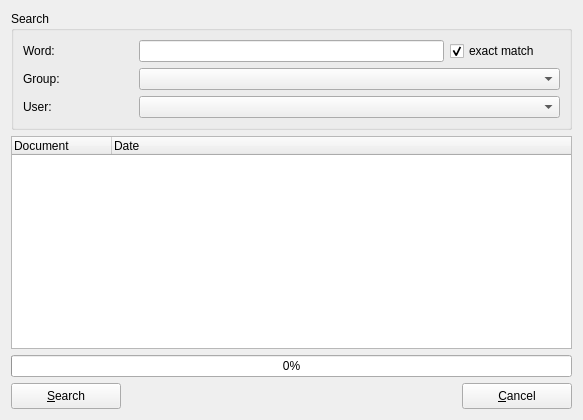
<ui version="4.0" >
 <class>UiSearchBase</class>
 <widget class="QWidget" name="UiSearchBase" >
  <property name="geometry" >
   <rect>
    <x>0</x>
    <y>0</y>
    <width>583</width>
    <height>420</height>
   </rect>
  </property>
  <property name="windowTitle" >
   <string>Search document</string>
  </property>
  <property name="windowIcon" >
   <iconset resource="../../resource/dms.qrc" >:/picture/32/images/32x32/search_32.png</iconset>
  </property>
  <layout class="QGridLayout" >
   <item row="0" column="0" >
    <widget class="QGroupBox" name="groupBox" >
     <property name="title" >
      <string>Search</string>
     </property>
     <layout class="QGridLayout" >
      <item row="0" column="0" >
       <layout class="QHBoxLayout" >
        <item>
         <layout class="QHBoxLayout" >
          <item>
           <widget class="QLabel" name="labelSearchFor" >
            <property name="minimumSize" >
             <size>
              <width>110</width>
              <height>0</height>
             </size>
            </property>
            <property name="maximumSize" >
             <size>
              <width>110</width>
              <height>16777215</height>
             </size>
            </property>
            <property name="text" >
             <string>Word:</string>
            </property>
           </widget>
          </item>
          <item>
           <widget class="QLineEdit" name="lineEditSearchWord" />
          </item>
         </layout>
        </item>
        <item>
         <widget class="QCheckBox" name="checkBoxSearchExactly" >
          <property name="minimumSize" >
           <size>
            <width>110</width>
            <height>0</height>
           </size>
          </property>
          <property name="maximumSize" >
           <size>
            <width>110</width>
            <height>16777215</height>
           </size>
          </property>
          <property name="text" >
           <string>exact match</string>
          </property>
          <property name="checked" >
           <bool>true</bool>
          </property>
         </widget>
        </item>
       </layout>
      </item>
      <item row="1" column="0" >
       <layout class="QHBoxLayout" >
        <item>
         <widget class="QLabel" name="labelSearchGroup" >
          <property name="minimumSize" >
           <size>
            <width>110</width>
            <height>0</height>
           </size>
          </property>
          <property name="maximumSize" >
           <size>
            <width>110</width>
            <height>16777215</height>
           </size>
          </property>
          <property name="text" >
           <string>Group:</string>
          </property>
         </widget>
        </item>
        <item>
         <widget class="QComboBox" name="comboBoxSearchGroup" />
        </item>
       </layout>
      </item>
      <item row="2" column="0" >
       <layout class="QHBoxLayout" >
        <item>
         <widget class="QLabel" name="labelSearchUser" >
          <property name="minimumSize" >
           <size>
            <width>110</width>
            <height>0</height>
           </size>
          </property>
          <property name="maximumSize" >
           <size>
            <width>110</width>
            <height>16777215</height>
           </size>
          </property>
          <property name="text" >
           <string>User:</string>
          </property>
         </widget>
        </item>
        <item>
         <widget class="QComboBox" name="comboBoxSearchUser" />
        </item>
       </layout>
      </item>
     </layout>
    </widget>
   </item>
   <item row="1" column="0" >
    <widget class="QTreeWidget" name="treeWidgetSearchDocument" >
     <property name="contextMenuPolicy" >
      <enum>Qt::CustomContextMenu</enum>
     </property>
     <property name="dragEnabled" >
      <bool>true</bool>
     </property>
     <property name="dragDropOverwriteMode" >
      <bool>true</bool>
     </property>
     <property name="dragDropMode" >
      <enum>QAbstractItemView::DragOnly</enum>
     </property>
     <column>
      <property name="text" >
       <string>Document</string>
      </property>
     </column>
     <column>
      <property name="text" >
       <string>Date</string>
      </property>
     </column>
    </widget>
   </item>
   <item row="2" column="0" >
    <widget class="QProgressBar" name="progressBarSearch" >
     <property name="value" >
      <number>0</number>
     </property>
    </widget>
   </item>
   <item row="3" column="0" >
    <layout class="QHBoxLayout" >
     <item>
      <widget class="QPushButton" name="btnSearch" >
       <property name="minimumSize" >
        <size>
         <width>110</width>
         <height>26</height>
        </size>
       </property>
       <property name="maximumSize" >
        <size>
         <width>110</width>
         <height>26</height>
        </size>
       </property>
       <property name="text" >
        <string>&amp;Search</string>
       </property>
      </widget>
     </item>
     <item>
      <spacer>
       <property name="orientation" >
        <enum>Qt::Horizontal</enum>
       </property>
       <property name="sizeHint" >
        <size>
         <width>40</width>
         <height>20</height>
        </size>
       </property>
      </spacer>
     </item>
     <item>
      <widget class="QPushButton" name="btnCancel" >
       <property name="minimumSize" >
        <size>
         <width>110</width>
         <height>26</height>
        </size>
       </property>
       <property name="maximumSize" >
        <size>
         <width>110</width>
         <height>26</height>
        </size>
       </property>
       <property name="text" >
        <string>&amp;Cancel</string>
       </property>
      </widget>
     </item>
    </layout>
   </item>
  </layout>
 </widget>
 <resources>
  <include location="../../resource/dms.qrc" />
 </resources>
 <connections/>
</ui>
